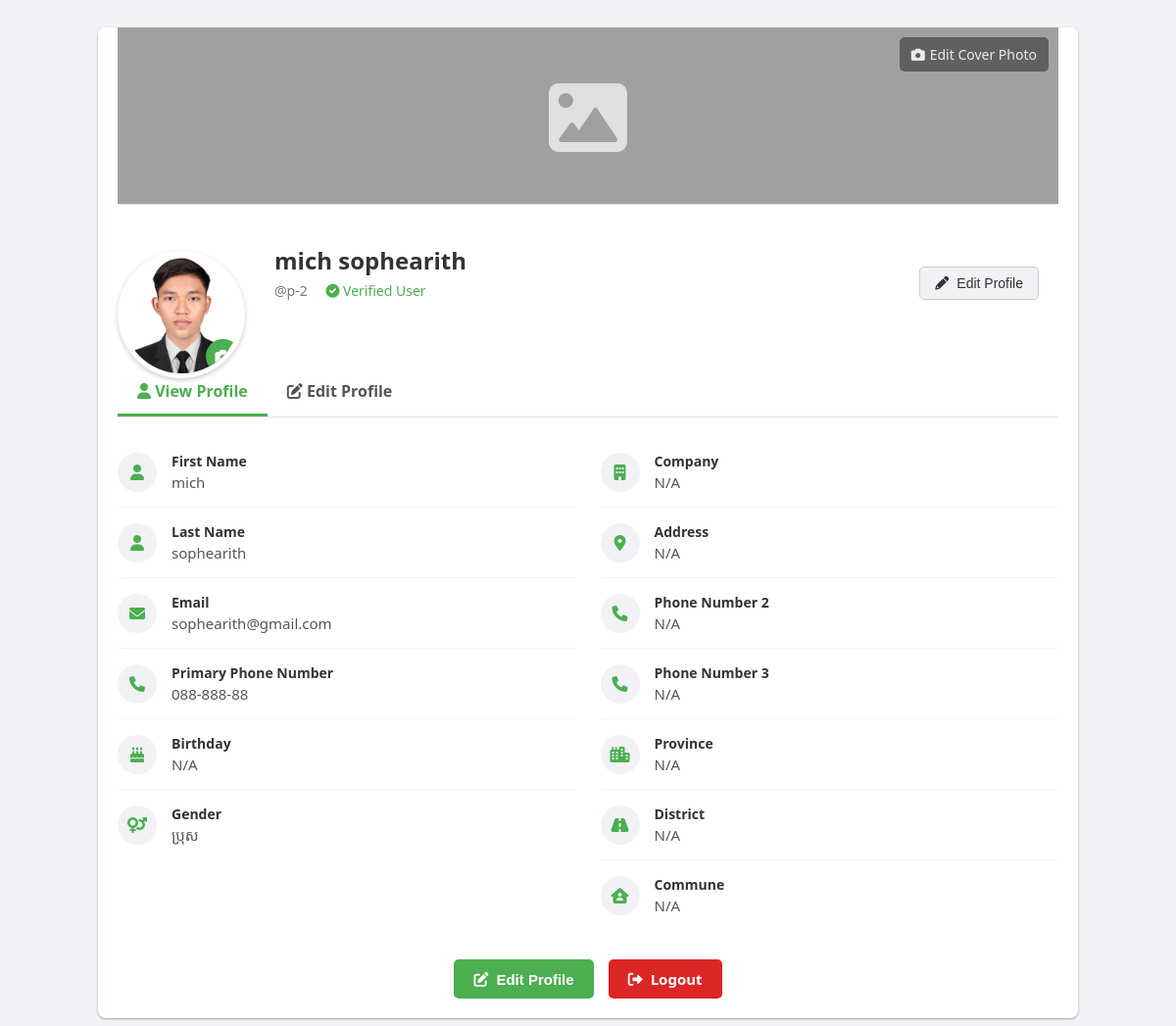
The page /my_profile.php (signed in) on the database its author committed.
### tables this page shows
CREATE TABLE `User` (
  `ID` int(11) NOT NULL,
  `FirstName` varchar(50) NOT NULL,
  `LastName` varchar(50) NOT NULL,
  `GenderID` int(11) DEFAULT NULL,
  `Birthday` datetime DEFAULT NULL,
  `Company` varchar(100) DEFAULT NULL,
  `PhoneNumber` varchar(10) NOT NULL,
  `PhoneNumber2` varchar(10) DEFAULT NULL,
  `PhoneNumber3` varchar(10) DEFAULT NULL,
  `Address` varchar(255) DEFAULT NULL,
  `ProvinceID` int(11) DEFAULT NULL,
  `DistrictID` int(11) DEFAULT NULL,
  `CommuneID` int(11) DEFAULT NULL,
  `VillageID` int(11) DEFAULT NULL,
  `Latitude` decimal(10,6) DEFAULT NULL,
  `Longitude` decimal(10,6) DEFAULT NULL,
  `FacebookAuth` varchar(255) DEFAULT NULL,
  `GoogleAuth` varchar(255) DEFAULT NULL,
  `UserName` varchar(50) DEFAULT NULL,
  `Password` varchar(500) NOT NULL,
  `Email` varchar(150) DEFAULT NULL,
  `ProfilePicture` varchar(255) DEFAULT NULL,
  `CoverPicture` varchar(255) DEFAULT NULL,
  `IsActive` tinyint(1) NOT NULL DEFAULT 1
);

CREATE TABLE `Gender` (
  `ID` int(11) NOT NULL,
  `Name` varchar(50) NOT NULL
);

### my_profile.php (the view, shortened to what this page needs)
<?php
include "db.php";
$userId = $_SESSION['user_id'];
$user = [];
$genders = [];
$genders_result = $conn->query("SELECT ID, Name FROM Gender ORDER BY Name");
if ($genders_result) {
    while ($g = $genders_result->fetch_assoc()) {
        $genders[] = $g;
    }
} else {
    error_log("Error fetching genders: " . $conn->error);
}
$stmt_user = $conn->prepare("
    SELECT
        u.*,
        pr.name AS ProvinceName,
        d.name AS DistrictName,
        c.name AS CommuneName
    FROM User u
    LEFT JOIN provinces pr ON u.ProvinceID = pr.id
    LEFT JOIN districts d ON u.DistrictID = d.id
    LEFT JOIN communes c ON u.CommuneID = c.id
    WHERE u.ID = ?
");
if ($stmt_user) {
    $stmt_user->bind_param("i", $userId);
    $stmt_user->execute();
    $result_user = $stmt_user->get_result();
    $user = $result_user->fetch_assoc();
} else {
    die("Error fetching user data for display: " . $conn->error);
}
?>
<!DOCTYPE html>
<html lang="en">
<head>
    <link href="https://cdnjs.cloudflare.com/ajax/libs/font-awesome/6.0.0/css/all.min.css" rel="stylesheet">
</head>
<body>
    <div class="main-wrapper">
        <div class="profile-section">
            <div class="profile-banner">
                <?php if (!empty($user['CoverPicture'])): ?>
                    <img class="cover-photo" id="currentCoverPic" src="<?php echo htmlspecialchars($user['CoverPicture']); ?>" alt="Cover Photo">
                <?php else: ?>
                    <div class="cover-photo default-cover" id="currentCoverPic">
                        <i class="fas fa-image"></i>
                    </div>
                <?php endif; ?>
                <div class="edit-banner" onclick="showTab(event, 'edit'); document.getElementById('cover_picture').click();">
                    <i class="fas fa-camera"></i> Edit Cover Photo
                </div>
            </div>
            <div class="profile-avatar-container">
                <div class="profile-avatar">
                    <?php if (!empty($user['ProfilePicture'])): ?>
                        <img id="currentProfilePicDisplay" src="<?php echo htmlspecialchars($user['ProfilePicture']); ?>" alt="Profile Picture">
                    <?php else: ?>
                        <div id="currentProfilePicDisplay" style="width: 100%; height: 100%; display: flex; align-items: center; justify-content: center;"><i class="fas fa-user"></i></div>
                    <?php endif; ?>
                    <div class="edit-avatar" onclick="showTab(event, 'edit'); document.getElementById('profile_picture').click();">
                        <i class="fas fa-camera"></i>
                    </div>
                </div>
            </div>
            <div class="profile-info">
                <div class="name-id">
                    <div class="profile-name">
                        <?php echo htmlspecialchars($user['FirstName'] . ' ' . $user['LastName']); ?>
                    </div>
                    <div class="profile-id">
                        @p-<?php echo htmlspecialchars($user['ID']); ?>
                        <span style="margin-left: 15px; color: #4CAF50;"><i class="fas fa-check-circle"></i> Verified User</span>
                    </div>
                </div>
                <button class="edit-profile-btn" onclick="showTab(event, 'edit')">
                    <i class="fas fa-pencil-alt"></i> Edit Profile
                </button>
            </div>
        </div>
        <div class="tab-navigation">
            <div class="nav-item active" onclick="showTab(event, 'view')">
                <i class="fas fa-user"></i> View Profile
            </div>
            <div class="nav-item" onclick="showTab(event, 'edit')">
                <i class="fas fa-edit"></i> Edit Profile
            </div>
        </div>
        <div id="view-tab" class="tab-content active">
            <div class="form-grid">
                <div>
                    <div class="info-item">
                        <div class="info-icon"><i class="fas fa-user"></i></div>
                        <div class="info-content">
                            <div class="info-label">First Name</div>
                            <div class="info-value"><?php echo htmlspecialchars($user['FirstName'] ?: 'Not provided'); ?></div>
                        </div>
                    </div>
                    <div class="info-item">
                        <div class="info-icon"><i class="fas fa-user"></i></div>
                        <div class="info-content">
                            <div class="info-label">Last Name</div>
                            <div class="info-value"><?php echo htmlspecialchars($user['LastName'] ?: 'Not provided'); ?></div>
                        </div>
                    </div>
                    <div class="info-item">
                        <div class="info-icon"><i class="fas fa-envelope"></i></div>
                        <div class="info-content">
                            <div class="info-label">Email</div>
                            <div class="info-value"><?php echo htmlspecialchars($user['Email'] ?: 'Not provided'); ?></div>
                        </div>
                    </div>
                    <div class="info-item">
                        <div class="info-icon"><i class="fas fa-phone"></i></div>
                        <div class="info-content">
                            <div class="info-label">Primary Phone Number</div>
                            <div class="info-value"><?php echo htmlspecialchars($user['PhoneNumber'] ?: 'N/A'); ?></div>
                        </div>
                    </div>
                    <div class="info-item">
                        <div class="info-icon"><i class="fas fa-birthday-cake"></i></div>
                        <div class="info-content">
                            <div class="info-label">Birthday</div>
                            <div class="info-value"><?php echo htmlspecialchars($user['Birthday'] ?: 'N/A'); ?></div>
                        </div>
                    </div>
                    <div class="info-item">
                        <div class="info-icon"><i class="fas fa-venus-mars"></i></div>
                        <div class="info-content">
                            <div class="info-label">Gender</div>
                            <div class="info-value">
                                <?php
                                    $genderName = 'Not specified';
                                    foreach ($genders as $g) {
                                        if ($g['ID'] == $user['GenderID']) {
                                            $genderName = htmlspecialchars($g['Name']);
                                            break;
                                        }
                                    }
                                    echo $genderName;
                                ?>
                            </div>
                        </div>
                    </div>
                </div>
                <div>
                    <div class="info-item">
                        <div class="info-icon"><i class="fas fa-building"></i></div>
                        <div class="info-content">
                            <div class="info-label">Company</div>
                            <div class="info-value"><?php echo htmlspecialchars($user['Company'] ?: 'N/A'); ?></div>
                        </div>
                    </div>
                    <div class="info-item">
                        <div class="info-icon"><i class="fas fa-map-marker-alt"></i></div>
                        <div class="info-content">
                            <div class="info-label">Address</div>
                            <div class="info-value"><?php echo htmlspecialchars($user['Address'] ?: 'N/A'); ?></div>
                        </div>
                    </div>
                    <div class="info-item">
                        <div class="info-icon"><i class="fas fa-phone"></i></div>
                        <div class="info-content">
                            <div class="info-label">Phone Number 2</div>
                            <div class="info-value"><?php echo htmlspecialchars($user['PhoneNumber2'] ?: 'N/A'); ?></div>
                        </div>
                    </div>
                    <div class="info-item">
                        <div class="info-icon"><i class="fas fa-phone"></i></div>
                        <div class="info-content">
                            <div class="info-label">Phone Number 3</div>
                            <div class="info-value"><?php echo htmlspecialchars($user['PhoneNumber3'] ?: 'N/A'); ?></div>
                        </div>
                    </div>
                    <div class="info-item">
                        <div class="info-icon"><i class="fas fa-city"></i></div>
                        <div class="info-content">
                            <div class="info-label">Province</div>
                            <div class="info-value"><?php echo htmlspecialchars($user['ProvinceName'] ?: 'N/A'); ?></div>
                        </div>
                    </div>
                    <div class="info-item">
                        <div class="info-icon"><i class="fas fa-road"></i></div>
                        <div class="info-content">
                            <div class="info-label">District</div>
                            <div class="info-value"><?php echo htmlspecialchars($user['DistrictName'] ?: 'N/A'); ?></div>
                        </div>
                    </div>
                    <div class="info-item">
                        <div class="info-icon"><i class="fas fa-house-user"></i></div>
                        <div class="info-content">
                            <div class="info-label">Commune</div>
                            <div class="info-value"><?php echo htmlspecialchars($user['CommuneName'] ?: 'N/A'); ?></div>
                        </div>
                    </div>
                </div>
            </div>
            <div class="button-group">
                <button class="btn btn-primary" onclick="showTab(event, 'edit')">
                    <i class="fas fa-edit"></i> Edit Profile
                </button>
                <a href="logout.php" class="btn btn-danger">
                    <i class="fas fa-sign-out-alt"></i> Logout
                </a>
            </div>
        </div>
    </div>
</body>
</html>

### my_profile.php (style rules this page uses)
body { font-family: 'Segoe UI', Tahoma, Geneva, Verdana, sans-serif; background-color: #f0f2f5; min-height: 100vh; padding: 20px; display: flex; justify-content: center; align-items: flex-start; }
.main-wrapper { max-width: 1000px; width: 100%; margin: 0 auto; background: white; border-radius: 8px; box-shadow: 0 1px 3px rgba(0, 0, 0, 0.12), 0 1px 2px rgba(0, 0, 0, 0.24); overflow: hidden; }
.profile-section { background: white; padding: 0 20px 20px; position: relative; }
.profile-banner { position: relative; height: 180px; background-color: #a0a0a0; border-bottom: 1px solid #e0e0e0; margin-bottom: 70px; display: flex; align-items: center; justify-content: center; font-size: 80px; color: #e0e0e0; overflow: hidden; }
.profile-banner .edit-banner { position: absolute; top: 10px; right: 10px; background: rgba(0, 0, 0, 0.5); color: white; padding: 8px 12px; border-radius: 5px; cursor: pointer; font-size: 14px; display: flex; align-items: center; gap: 5px; opacity: 0.8; transition: opacity 0.3s ease; z-index: 10; }
.profile-avatar-container { position: absolute; bottom: -60px; left: 20px; background: white; border-radius: 50%; padding: 5px; box-shadow: 0 2px 5px rgba(0,0,0,0.2); z-index: 20; }
.profile-avatar { width: 120px; height: 120px; border-radius: 50%; overflow: hidden; display: flex; align-items: center; justify-content: center; background-color: #e0e0e0; color: #888; font-size: 60px; position: relative; }
.profile-avatar img { width: 100%; height: 100%; object-fit: cover; }
.profile-avatar .edit-avatar { position: absolute; bottom: 0; right: 0; background: #4CAF50; color: white; border-radius: 50%; width: 35px; height: 35px; display: flex; align-items: center; justify-content: center; font-size: 16px; cursor: pointer; box-shadow: 0 2px 5px rgba(0,0,0,0.2); z-index: 21; }
.profile-info { display: flex; justify-content: space-between; align-items: flex-end; margin-top: -30px; padding-left: 160px; padding-right: 20px; }
.profile-info .name-id { text-align: left; }
.profile-info .name-id .profile-name { font-size: 24px; font-weight: bold; color: #333; margin-bottom: 5px; }
.profile-info .name-id .profile-id { font-size: 14px; color: #777; }
.profile-info .edit-profile-btn { background-color: #f0f2f5; color: #333; border: 1px solid #ccc; padding: 8px 15px; border-radius: 5px; cursor: pointer; font-size: 14px; display: flex; align-items: center; gap: 8px; transition: background-color 0.3s; }
.tab-navigation { display: flex; border-bottom: 1px solid #e0e0e0; margin-left: 20px; margin-right: 20px; margin-top: 50px; }
.tab-navigation .nav-item { padding: 12px 20px; cursor: pointer; font-weight: 600; color: #555; transition: color 0.3s, border-bottom 0.3s; border-bottom: 3px solid transparent; }
.tab-navigation .nav-item.active { color: #4CAF50; border-bottom-color: #4CAF50; }
.tab-content { display: none; padding: 20px; }
.tab-content.active { display: block; }
.form-grid { display: grid; grid-template-columns: repeat(auto-fit, minmax(300px, 1fr)); gap: 25px; margin-bottom: 30px; }
.info-item { display: flex; align-items: center; padding: 15px 0; border-bottom: 1px solid #f1f5f9; }
.info-item:last-child { border-bottom: none; }
.info-icon { width: 40px; height: 40px; border-radius: 50%; background-color: #f0f2f5; display: flex; align-items: center; justify-content: center; color: #4CAF50; margin-right: 15px; font-size: 16px; }
.info-content { flex: 1; }
.info-label { font-weight: 600; color: #333; margin-bottom: 2px; font-size: 14px; }
.info-value { color: #555; font-size: 15px; }
.btn { padding: 10px 20px; border: none; border-radius: 5px; font-size: 15px; font-weight: 600; cursor: pointer; transition: all 0.3s ease; text-decoration: none; display: inline-flex; align-items: center; gap: 8px; justify-content: center; }
.btn-primary { background-color: #4CAF50; color: white; }
.btn-danger { background-color: #dc2626; color: white; }
.button-group { display: flex; gap: 15px; justify-content: center; margin-top: 30px; }

### rows shown on the page
user: ProfilePicture (picture), FirstName+LastName "mich sophearith", ID "2", FirstName "mich", LastName "sophearith", Email "sophearith@gmail.com", PhoneNumber "088-888-88", Birthday "N/A", Company "N/A", Address "N/A", PhoneNumber2 "N/A", PhoneNumber3 "N/A"
gender: Name "ប្រុស"

### other values the page prints
$user['ProvinceName'] ?: 'N/A' "N/A"
$user['DistrictName'] ?: 'N/A' "N/A"
$user['CommuneName'] ?: 'N/A' "N/A"
